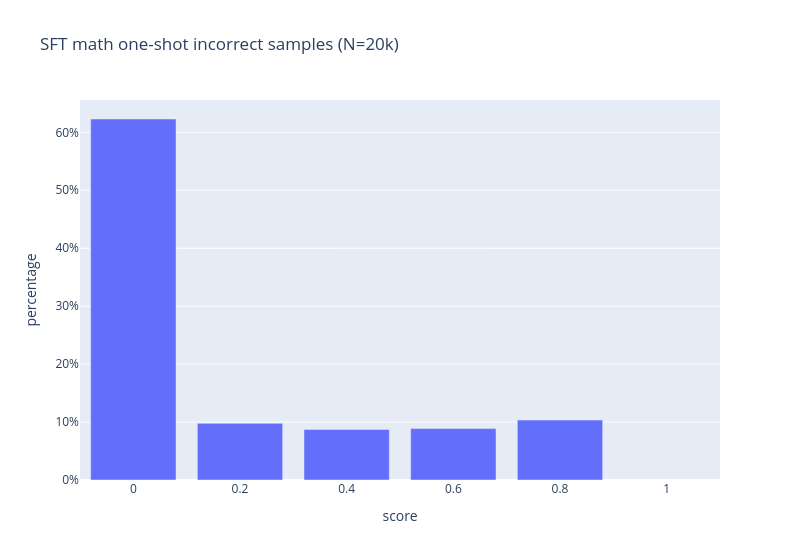

Notebook cell for this chart:
### Code cell
counts_incorrect = (
    df_incorrect.groupby(["id"]).agg({"score": "mean"}).reset_index()
       .groupby(["score"]).size().reset_index(name="value")
)
counts_incorrect["pct"] = counts_incorrect["value"] / counts_incorrect["value"].sum()
fig = px.bar(counts_incorrect, x="score", y="pct", range_x=[-0.1, 1.1], width=800, title="SFT math one-shot incorrect samples (N=20k)")
fig.update_layout(yaxis_tickformat=".0%", yaxis_title="percentage")
fig

### Figure 1 — Plotly figure (JSON) as saved in the notebook; plotly's stock layout.template omitted (floating-point values rounded to 4 significant figures)
{"data": [{"hovertemplate": "score=%{x}<br>pct=%{y}<extra></extra>", "legendgroup": "", "marker": {"color": "#636efa", "pattern": {"shape": ""}}, "name": "", "orientation": "v", "showlegend": false, "textposition": "auto", "type": "bar", "x": [0.0, 0.2, 0.4, 0.6, 0.8], "xaxis": "x", "y": [0.623, 0.09776, 0.0871, 0.08872, 0.1035], "yaxis": "y"}], "layout": {"barmode": "relative", "legend": {"tracegroupgap": 0}, "title": {"text": "SFT math one-shot incorrect samples (N=20k)"}, "width": 800, "xaxis": {"anchor": "y", "domain": [0, 1], "range": [-0.1, 1.1], "title": {"text": "score"}}, "yaxis": {"anchor": "x", "domain": [0, 1], "tickformat": ".0%", "title": {"text": "percentage"}}}}
